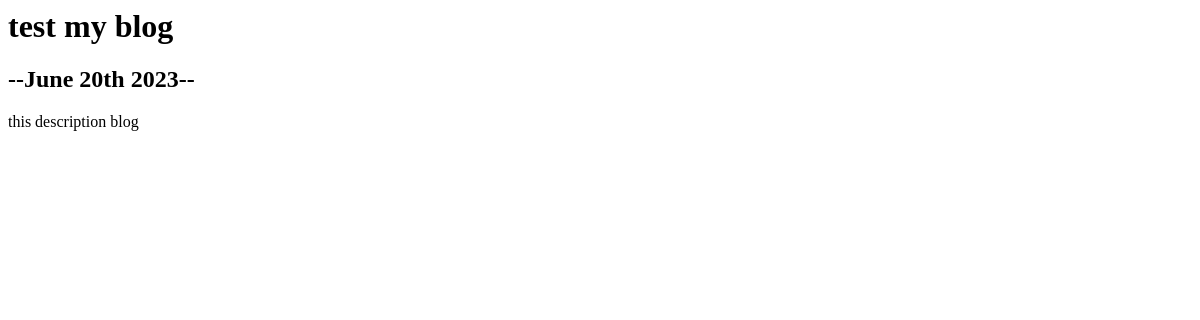
Before: /blog/1/ with the older database file.
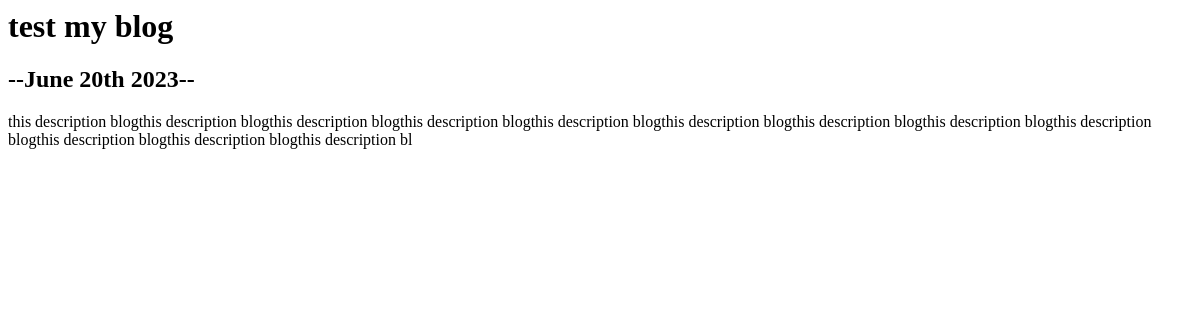
After: the same page with the newer database file.
### blog/models.py (models this page shows, shortened)
class Project(models.Model):
    title = models.CharField(max_length=100)
    date = models.DateField()
    description = models.CharField(max_length=250)
    url = models.URLField(blank=True)

### blog/views.py (the view)
# urls.py: path('<int:blog_id>/', views.detail, name='detail'),
def detail(request, blog_id):
    blog = get_object_or_404(Project, pk=blog_id)
    return render(request, 'blog/detail.html', {'blog':blog})

### blog/templates/blog/detail.html
<h1>{{ blog.title }}</h1>
<h2>--{{ blog.date|date:'F jS Y' }}--</h2>
<p>{{ blog.description|safe }}</p>

Changed rows visible on the page:
changed Project "test my blog": description "this description blog" → "this description blogthis description blogthis description blogthis description blogthis description blogthis description blogthis description blogthis description blogthis description blogthis description blogthis description blogthis description bl"
